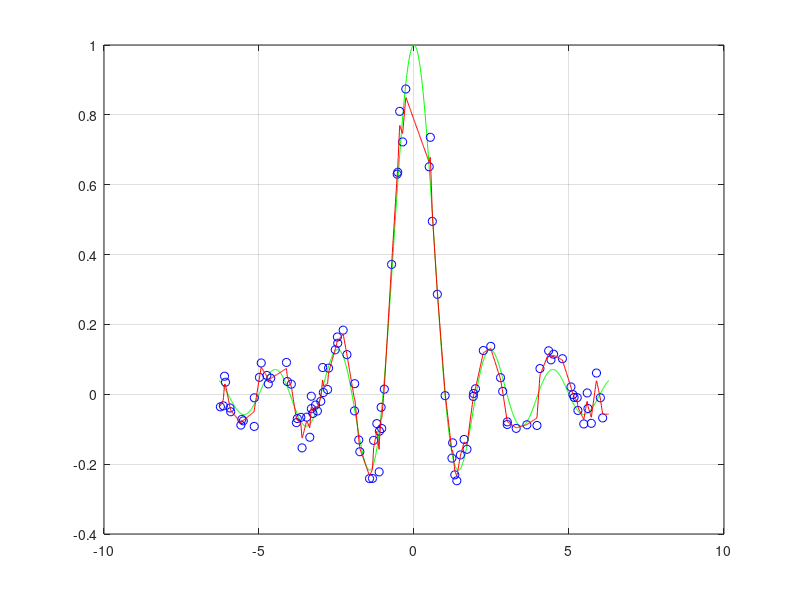

This chart was generated by the following MATLAB code:
clear
close all
clc

%% Regression in multi-dimension problems
% This script is general and can be used in all problems. We'll only talk
% about mono-variable systems, because of the possibility of drawing
% graphs.

m = 1000;
n = 100;                                 % Number of samples. As I increase 
                                         % it, as the model follows the reality
d = 1;                                   % dimension of the problem
sigma = .05;                             % Variance of the noise.
% If variance value is high, we need more samples, then we take the average
% value. Even if we have a lot of noise, we are always able to get the
% original value of the function.

XT = linspace(-2*pi, 2*pi, m)';
YT = sinc(XT);

X = rand(n,d)*4*pi - 2*pi;               % calculations to have samples in the same range of the sin [-2pi, 2pi]
Y = sinc(X) + sigma * randn(n,1);

figure, box on, hold on, grid on
plot(XT,YT,'g');
plot(X,Y,'ob');
% Note: for cycles and if statements are deprecated in Matlab environment,
% because they slow the code.
%% Kernel method
% min_w || X w - y ||^2 + lambda ||w||^2
% X = [phi(x_1)',...,phi(x_n)']
% w = X' * alpha
% alpha = (Q+ lambda * I)^{-1} y
% Q_{i,j} = phi(x_i)' * phi(x_j) = exp(gamma * ||x_i - x_j||^2)
% f(x) = w' phi(x) = sum_{i=1}^n alpha phi(x_i) phi(x)
%                  = sum_{i=1}^n exp(-gamma*||x_i - x||^2)

Q = zeros(n,n);

% I try to tune the values
% I have to split the data into train and test set, but i can't do it only
% one time. I need to repeat hte expeiment some times and find the best
% lambda and gamma on average
nl = round(.7*n);                                   % learning set (70% of data)
nv = n - nl;                                        % validation set (the remaining)
% I can compute the pair-wise distances here
PD = pdist2(X,X);                                   % optimisation step
err = zeros(30*30,1);                               % instead of using a matrix we use a vector to have only a single index
for k = 1:30                                        % 30 is the magical number
    i = randperm(n);
    il = sort(i(1:nl));                             % sort function to get the result less disordered
    iv = sort(i(nl+1:end));                         % optimisation steps: see QV comment below
    j = 0;
    % Loop of lambda and gamma
    for gamma = logspace(-4,3,30)                   % If gamma is too small, 
        QL = exp(-gamma * PD(il, il));              % precomputable (if gamma is in the external cycle)
        QV = exp(-gamma * PD(iv, il));              % in these two lines I'm accessing rows and columns of a matrix, where indexes are scrumbled. We can improve the access by sorting il and iv
        % If a matrix is sparse there's a waste of space. In matlab I can
        % transform it using sparse(M) to obtain a sparse representation
        % (memory efficient)
        for lambda = logspace(-4,3,30)
            j = j + 1;
            alpha = (QL + lambda * eye(nl,nl))\Y(il);              
            YP = QV * alpha;
            err(j) = err(j) + mean(abs(YP-Y(iv))) / 30;
        end
    end
end

% Finally I find the best lambda and gamma
j = 0;
err_best = Inf;
for gamma = logspace(-4,3,30)
   for lambda = logspace(-4,3,30)
      j = j + 1;
      if (err(j) < err_best)
          err_best = err(j);
          gamma_best = gamma;
          lambda_best = lambda;
      end
   end
end
% Complexity in this part is very important and should be calculated for 
% each value of lambda.
Q = exp(-gamma_best * pdist2(X,X));
alpha = (Q + lambda_best * eye(n,n)) \ Y;
YP = exp(-gamma_best * pdist2(XT,X)) * alpha;
plot(XT,YP,'r');
% The 'belly' of the gaussians used to estimate points depends from gamma
% value. If gamma was equal to infinity, we'd get deltas (dirac) that
% represent points, and so the gaussian would be as thinner as possible.